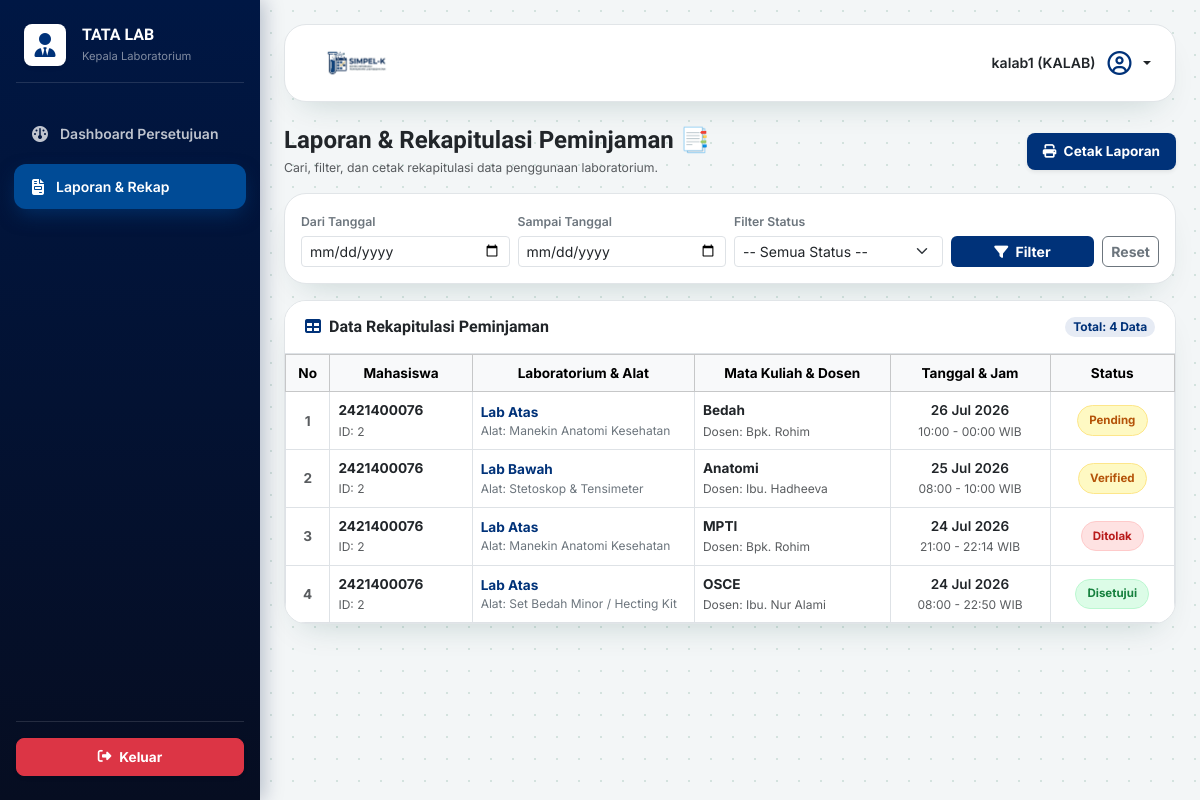
Page /kalab/laporan/ (signed in) on the earlier database version.
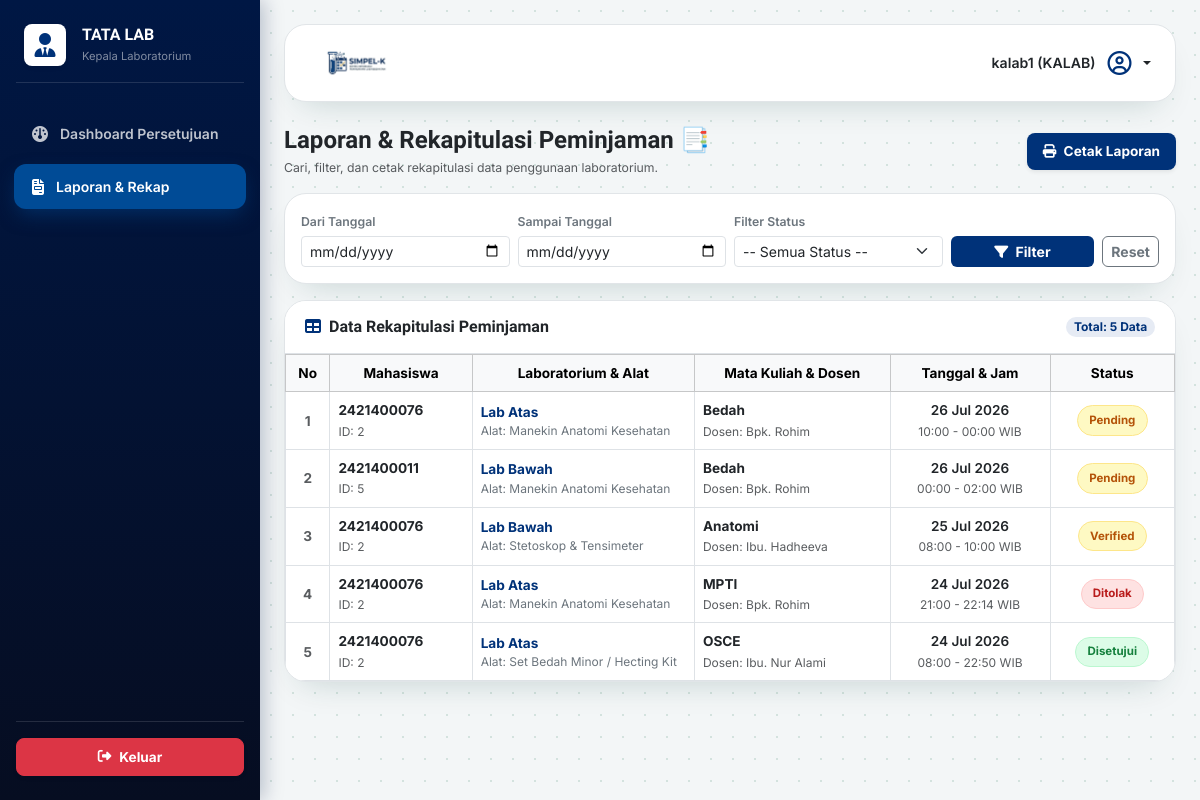
Same page on the later database version.
### core_auth/models.py (models this page shows, shortened)
class Peminjaman(models.Model):
    STATUS_CHOICES = [
        ('pending', 'Menunggu Validasi ASLAB'),
        ('verified', 'Menunggu Persetujuan KALAB'),
        ('disetujui', 'Disetujui / Jadwal Dikunci'),
        ('ditolak', 'Ditolak'),
        ('selesai', 'Selesai / Sudah Dikembalikan'),
    ]
    mahasiswa = models.ForeignKey(settings.AUTH_USER_MODEL, on_delete=models.CASCADE, related_name='peminjaman_mahasiswa')
    ruang_lab = models.ForeignKey(RuangLab, on_delete=models.CASCADE)
    alat_bahan = models.ForeignKey(AlatBahan, on_delete=models.PROTECT)
    keperluan = models.TextField()
    nama_dosen = models.CharField(max_length=100)
    mata_kuliah = models.CharField(max_length=100)
    tanggal_pinjam = models.DateField()
    wkt_mulai = models.TimeField()
    wkt_akhir = models.TimeField()
    status = models.CharField(max_length=20, choices=STATUS_CHOICES, default='pending')
    di_validasi_oleh = models.ForeignKey(
        settings.AUTH_USER_MODEL,
        on_delete=models.SET_NULL,
        blank=True,
        null=True,
        related_name='aslab_verifikator'
    )
    tgl_pengajuan = models.DateTimeField(auto_now_add=True)
    catatan_tolak = models.TextField(blank=True, null=True)

class User(AbstractUser):
    ROLE_CHOICES = [
        ('mahasiswa', 'Mahasiswa/PJMK'),
        ('aslab', 'Asisten Laboratorium'),
        ('kaleb', 'Kepala Laboratorium'),
    ]
    role = models.CharField(max_length=20, choices=ROLE_CHOICES, default='mahasiswa')
    nim = models.CharField(max_length=20, blank=True, null=True, unique=True)
    prodi = models.CharField(max_length=50, blank=True, null=True)
    no_hp = models.CharField(max_length=15, blank=True, null=True)

class RuangLab(models.Model):
    nama_ruang = models.CharField(max_length=100)
    kapasitas = models.IntegerField()
    deskripsi = models.TextField(blank=True, null=True)

class AlatBahan(models.Model):
    nama_alat = models.CharField(max_length=100)
    stok_tersedia = models.IntegerField(default=0)
    satuan = models.CharField(max_length=20, default='Pcs')

### kalab/views.py (the view)
# urls.py: path('laporan/', views.laporan_kalab, name='laporan'),
@login_required(login_url='core_auth:login')
def laporan_kalab(request):
    target = cekk_role_kalab(request.user)
    if target:
        return redirect(target)
    tgl_mulai = request.GET.get('tgl_mulai', '')
    tgl_selesai = request.GET.get('tgl_selesai', '')
    filter_status = request.GET.get('status', '')
    laporan_list = Peminjaman.objects.all().order_by('-tanggal_pinjam')
    if tgl_mulai:
        laporan_list = laporan_list.filter(tanggal_pinjam__gte=tgl_mulai)
    if tgl_selesai:
        laporan_list = laporan_list.filter(tanggal_pinjam__lte=tgl_selesai)
    if filter_status and filter_status != 'semua':
        laporan_list = laporan_list.filter(status=filter_status)
    total_laporan = laporan_list.count()
    context = {
        'laporan_list': laporan_list,
        'total_laporan': total_laporan,
        'tgl_mulai': tgl_mulai,
        'tgl_selesai': tgl_selesai,
        'filter_status': filter_status,
    }
    return render(request, 'kalab/laporan.html', context)

### kalab/views.py (called while the page is built)
def cekk_role_kalab(user):
    username_lower = user.username.lower()
    if 'aslab' in username_lower:
        return 'aslab:dashboard'
    elif 'kalab' not in username_lower and not user.groups.filter(name__iexact='KALAB').exists():
        return 'mahasiswa:dashboard'
    return None

### kalab/templates/kalab/laporan.html (shortened to what the changed rows need)
{% load static %}
<!DOCTYPE html>
<html lang="id">
<head>
    <link href="https://cdn.jsdelivr.net/npm/bootstrap@5.3.2/dist/css/bootstrap.min.css" rel="stylesheet">
    <link rel="stylesheet" href="https://cdnjs.cloudflare.com/ajax/libs/font-awesome/6.4.2/css/all.min.css">
</head>
<body>
    <div class="main-content">
        <div class="card card-custom">
            <div class="card-header border-bottom py-2.5 d-flex justify-content-between align-items-center no-print">
                <h6 class="fw-bold mb-0 text-dark">
                    <i class="fa-solid fa-table me-2" style="color: var(--teal-700);"></i>Data Rekapitulasi Peminjaman
                </h6>
                <span class="badge px-2.5 py-1.5 rounded-pill fw-bold" style="background: var(--teal-050); color: var(--teal-700); font-size: 0.75rem;">
                    Total: {{ total_laporan }} Data
                </span>
            </div>
            <div class="table-responsive">
                <table class="table table-bordered table-hover align-middle mb-0" style="min-width: 850px; font-size: 0.85rem;">
                    <thead class="table-light text-secondary text-center">
                        <tr>
                            <th style="width: 5%;">No</th>
                            <th style="width: 16%;">Mahasiswa</th>
                            <th style="width: 25%;">Laboratorium & Alat</th>
                            <th style="width: 22%;">Mata Kuliah & Dosen</th>
                            <th style="width: 18%;">Tanggal & Jam</th>
                            <th style="width: 14%;">Status</th>
                        </tr>
                    </thead>
                    <tbody>
                        {% for pinjam in laporan_list %}
                        <tr>
                            <td class="text-center fw-bold text-muted">{{ forloop.counter }}</td>
                            <td>
                                <div class="fw-bold text-dark">{{ pinjam.mahasiswa.username }}</div>
                                <small class="text-muted" style="font-size: 0.75rem;">ID: {{ pinjam.mahasiswa.id }}</small>
                            </td>
                            <td>
                                <div class="fw-bold" style="color: var(--teal-700);">{{ pinjam.ruang_lab.nama_ruang }}</div>
                                <small class="text-secondary d-block" style="font-size: 0.75rem;">Alat: {{ pinjam.alat_bahan.nama_alat }}</small>
                            </td>
                            <td>
                                <div class="fw-bold text-dark">{{ pinjam.mata_kuliah }}</div>
                                <small class="text-muted" style="font-size: 0.75rem;">Dosen: {% if pinjam.dosen %}{{ pinjam.dosen }}{% elif pinjam.nama_dosen %}{{ pinjam.nama_dosen }}{% else %}-{% endif %}</small>
                            </td>
                            <td class="text-center">
                                <div class="fw-semibold text-dark">{{ pinjam.tanggal_pinjam|date:"d M Y" }}</div>
                                <small class="text-muted" style="font-size: 0.75rem;">{{ pinjam.wkt_mulai|time:"H:i" }} - {{ pinjam.wkt_akhir|time:"H:i" }} WIB</small>
                            </td>
                            <td class="text-center">
                                {% if pinjam.status == 'disetujui' or pinjam.status == 'selesai' %}
                                <span class="badge-status badge-status--approved">
                                    Disetujui
                                </span>
                                {% elif pinjam.status == 'ditolak' %}
                                <span class="badge-status badge-status--rejected">
                                    Ditolak
                                </span>
                                {% else %}
                                <span class="badge-status badge-status--pending">
                                    {{ pinjam.status|capfirst }}
                                </span>
                                {% endif %}
                            </td>
                        </tr>
                        {% empty %}
                        <tr>
                            <td colspan="6" class="text-center py-4 text-muted">
                                Tidak ada data laporan yang sesuai dengan filter pencarian.
                            </td>
                        </tr>
                        {% endfor %}
                    </tbody>
                </table>
            </div>
        </div>
    </div>
</body>
</html>

Differences in the rows shown:
added Peminjaman: mahasiswa.username "2421400011", mahasiswa.id "5", ruang_lab.nama_ruang "Lab Bawah", alat_bahan.nama_alat "Manekin Anatomi Kesehatan", mata_kuliah "Bedah", nama_dosen "Bpk. Rohim", tanggal_pinjam "26 Jul 2026", wkt_mulai "00:00", wkt_akhir "02:00", status "Pending"
Other differences:
{{ total_laporan }}: "4" → "5"
